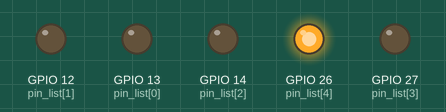
Simulated run of this sketch. Board: ESP32. On the bench: output pins drawn as LEDs (lit = HIGH).

Above: at 0.12 s.
At 0.37 s:
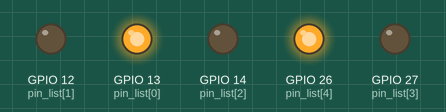
At 0.62 s:
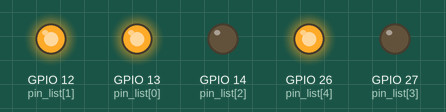
At 1.12 s:
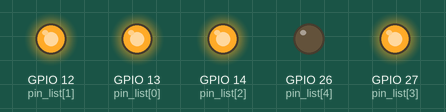
At 1.87 s:
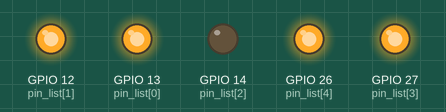
At 2.62 s:
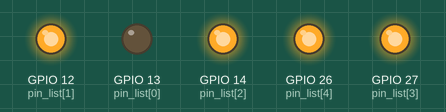
Timing chart, 0 to 3.0 s (numbered marks = the images above):
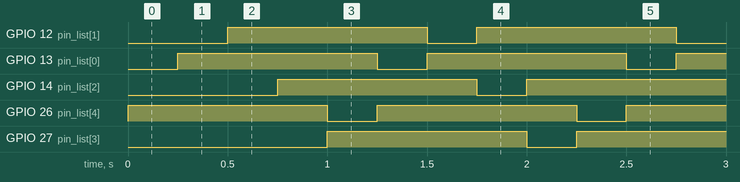

The sketch:

liushuiLED.ino
```cpp
int pin_list[5]={13,12,14,27,26};
int num=sizeof(pin_list)/sizeof(pin_list[0]);


void setup() {
  // put your setup code here, to run once:
  for(int i=0;i<num;i++)
  {
    pinMode(pin_list[i],OUTPUT);
  }
}

void loop() {
  for(int i=0;i<num;i++)
  {
    digitalWrite(pin_list[i],LOW);
    if(i>0){
      digitalWrite(pin_list[i-1],HIGH);

    }
    else{
      digitalWrite(pin_list[num-1],HIGH);
    }
    delay(250);
  }
}
```

Measured:
- by itself, GPIO 12 (pin_list[1]), GPIO 13 (pin_list[0]), GPIO 14 (pin_list[2]), GPIO 26 (pin_list[4]), GPIO 27 (pin_list[3]): alternates HIGH for 1.0 s and LOW for 0.25 s
